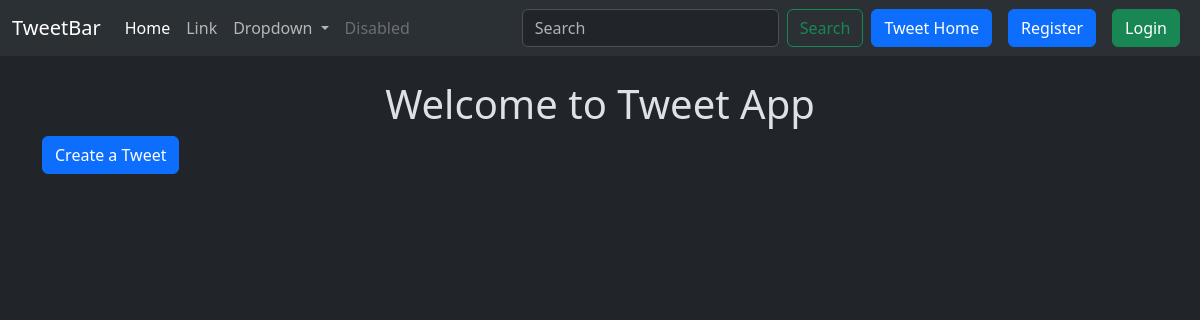
The app's page /tweet/, older data.
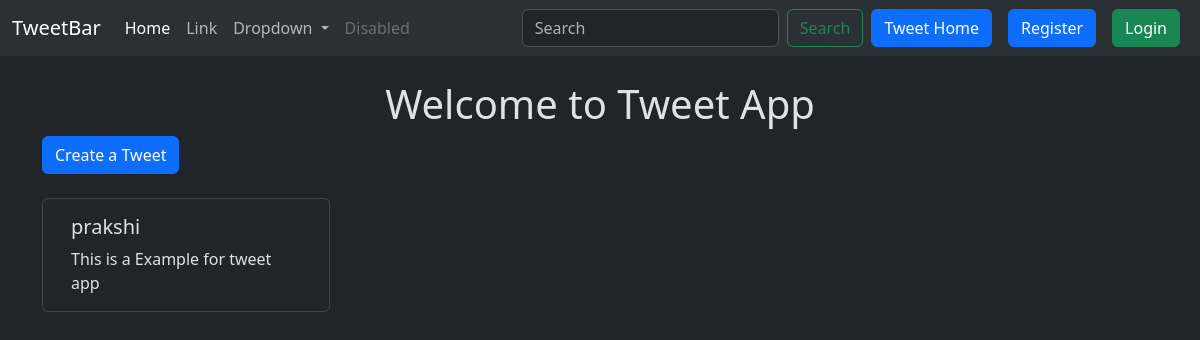
The same page, newer data.
### Tweet/models.py (models this page shows, shortened)
class Tweet(models.Model):
    user = models.ForeignKey(User, on_delete=models.CASCADE)
    text = models.TextField(max_length=500)
    photo = models.ImageField(upload_to='photos/', blank=True, null=True)
    created_at = models.DateTimeField(auto_now_add=True)
    updated_at = models.DateTimeField(auto_now=True)  # small improvement

### Tweet/views.py (the view)
# urls.py: path('', views.tweet_list, name='tweet_list'),
def tweet_list(request):
   tweets= Tweet.objects.all().order_by('-created_at')
   return render(request, 'tweet_list.html', {'tweets':tweets})

### Tweet/templates/tweet_list.html (shortened to what this page needs)
{% extends "layout.html" %} {% block title %} Tweet App {% endblock %}
{% block content %}
<h1 class="text-center mt-4">Welcome to Tweet App</h1>
<a class="btn btn-primary mb-4" href="{% url 'tweet_create' %}">Create a Tweet</a>
<div class="container row gap-3 ">
  {% for tweet in tweets %}
  <div class="card" style="width: 18rem">
    <div class="card-body">
      <h5 class="card-title">{{ tweet.user.username }}</h5>
      <p class="card-text">{{ tweet.text }}</p>
    </div>
  </div>
  {% endfor %}
</div>
{% endblock %}

Row changes from the older to the newer data that the page shows:
added Tweet: user.username "prakshi", text "This is a Example for tweet app"
